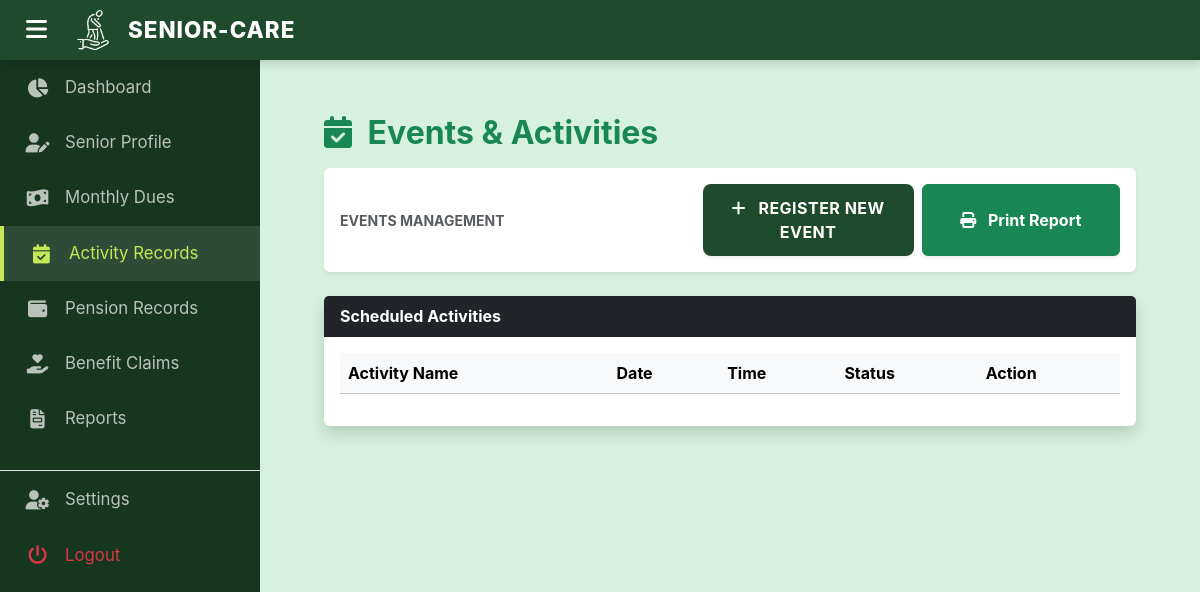
The app's page /admin/activity.php (signed in), older data.
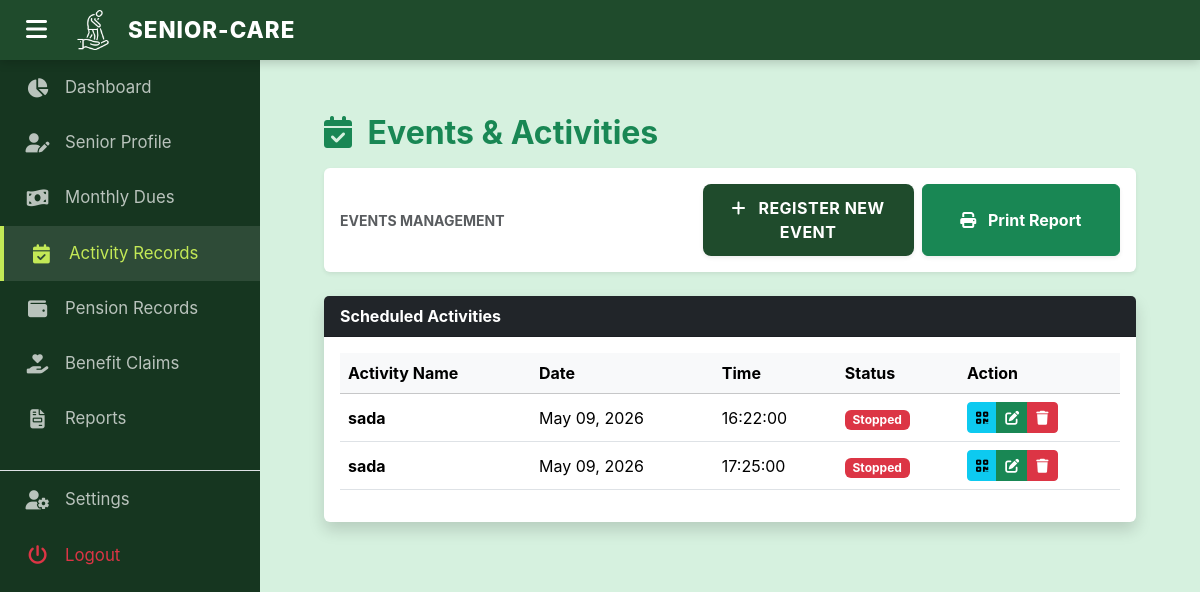
The same page, newer data.
### tables this page shows
CREATE TABLE `activities` (
  `ActivityID` int(11) NOT NULL,
  `ActivityName` varchar(255) NOT NULL,
  `ActivityDate` date NOT NULL,
  `ActivityTimeStart` time NOT NULL,
  `ActivityStatus` varchar(20) DEFAULT 'Active'
);

### admin/activity.php (the view, shortened to what this page needs)
<?php include('includes/session.php'); ?>
<!DOCTYPE html>
<html lang="en">
<head>
    <link href="https://cdn.jsdelivr.net/npm/simple-datatables@7.1.2/dist/style.min.css" rel="stylesheet" />
    <link href="https://cdn.jsdelivr.net/npm/bootstrap@5.3.3/dist/css/bootstrap.min.css" rel="stylesheet">
    <link rel="stylesheet" href="https://cdnjs.cloudflare.com/ajax/libs/font-awesome/6.4.0/css/all.min.css">
    <link href="css/style.css" rel="stylesheet" />
</head>
<body class="sb-nav-fixed">
    <?php include('includes/header.php'); ?>
    <?php include('includes/sidebar.php'); ?>
    <main id="main-content">
        <div class="container-fluid px-4">
            <h2 class="mt-4 fw-bold text-success"><i class="fa fa-calendar-check me-2"></i> Events & Activities</h2>
            <div class="card mb-4 border-0 shadow-sm mt-3">
                <div class="card-body">
                    <div class="d-flex flex-column flex-md-row justify-content-between align-items-md-center gap-2">
                        <span class="text-muted small fw-bold mb-2 mb-md-0 text-center text-md-start">EVENTS MANAGEMENT</span>
                        <div class="d-flex flex-column flex-sm-row gap-2">
                            <button type="button" class="btn btn-forest shadow-sm w-100" data-bs-toggle="modal" data-bs-target="#addActivityModal">
                                <i class="fa fa-plus me-2"></i> Register New Event
                            </button>
                            <button onclick="printTable()" class="btn btn-success fw-bold shadow-sm w-100">
                                <i class="fa fa-print me-2"></i> Print Report
                            </button>
                        </div>
                    </div>
                </div>
            </div>
            <div class="card mb-4 shadow border-0">
                <div class="card-header bg-dark text-white fw-bold">Scheduled Activities</div>
                <div class="card-body">
                    <div class="table-responsive">
                        <table id="datatablesSimple" class="table table-hover align-middle">
                            <thead class="table-light">
                                <tr>
                                    <th>Activity Name</th>
                                    <th>Date</th>
                                    <th>Time</th>
                                    <th>Status</th>
                                    <th>Action</th>
                                </tr>
                            </thead>
                            <tbody>
                                <?php
                                $query = mysqli_query($conn, "SELECT * FROM activities ORDER BY ActivityDate DESC");
                                while ($display = mysqli_fetch_array($query)) {
                                    $aid = $display['ActivityID'];
                                ?>
                                <tr>
                                    <td class="fw-bold"><?php echo $display['ActivityName']; ?></td>
                                    <td><?php echo date("M d, Y", strtotime($display['ActivityDate'])); ?></td>
                                    <td><?php echo $display['ActivityTimeStart'] ? $display['ActivityTimeStart'] : '—'; ?></td>
                                    <td>
                                        <span class="badge <?php echo ($display['ActivityStatus'] == 'Active') ? 'bg-success' : 'bg-danger'; ?>">
                                            <?php echo $display['ActivityStatus']; ?>
                                        </span>
                                    </td>
                                    <td>
                                        <div class="btn-group">
                                            <a href="activity_attendance.php?id=<?php echo $aid; ?>" class="btn btn-sm btn-info">
                                                <i class="fa fa-qrcode"></i>
                                            </a>
                                            <button class="btn btn-sm btn-success" data-bs-toggle="modal" data-bs-target="#edit_activity_<?php echo $aid; ?>">
                                                <i class="fa fa-edit"></i>
                                            </button>
                                            <button class="btn btn-sm btn-danger" data-bs-toggle="modal" data-bs-target="#del_activity_<?php echo $aid; ?>">
                                                <i class="fa fa-trash"></i>
                                            </button>
                                        </div>
                                    </td>
                                </tr>
                                <?php } ?>
                            </tbody>
                        </table>
                    </div>
                </div>
            </div>
        </div>
    </main>
</body>
</html>

### admin/includes/header.php (shortened to what this page needs)
<header id="topbar">
    <button id="hamburger-btn" onclick="toggleSidebar()">
        <i class="fa-solid fa-bars"></i>
    </button>
    <div class="brand">
        <img src="../care.png" class="brand-img">
        SENIOR-CARE
    </div>
</header>

### admin/includes/sidebar.php
<nav id="sidebar">
    <div class="nav flex-column">
        <a href="dashboard.php" class="nav-link"><i class="fa-solid fa-chart-pie"></i> <span>Dashboard</span></a>
        <a href="profiling.php" class="nav-link"><i class="fa-solid fa-user-pen"></i> <span>Senior Profile</span></a>
        <a href="monthly_dues.php" class="nav-link"><i class="fa-solid fa-money-bill-wave"></i> <span>Monthly Dues</span></a>
        <a href="activity.php" class="nav-link"><i class="fa-solid fa-calendar-check"></i> <span>Activity Records</span></a>
        <a href="pension.php" class="nav-link"><i class="fa-solid fa-wallet"></i> <span>Pension Records</span></a>
        <a href="benefits.php" class="nav-link"><i class="fa-solid fa-hand-holding-heart"></i> <span>Benefit Claims</span></a>
        <a href="reports.php" class="nav-link"><i class="fa-solid fa-file-invoice"></i> <span>Reports</span></a>
        <a href="settings.php" class="nav-link mt-4 border-top pt-3"><i class="fa-solid fa-user-gear"></i> <span>Settings</span></a>
        <a href="logout.php" class="nav-link text-danger"><i class="fa-solid fa-power-off"></i> <span>Logout</span></a>
    </div>
</nav>

### admin/css/style.css (style rules this page uses)
:root { --forest-deep: #1F4B2C; --sidebar-dark: #163620; --accent-mint: #91EAAF; --lime-highlight: #C3E956; --bg-pale: #D6F1DF; --header-height: 60px; --sidebar-width: 260px; --sidebar-collapsed-width: 70px; --transition-speed: 0.3s; }
body { font-family: 'Inter', sans-serif; margin: 0; background-color: var(--bg-pale); overflow-x: hidden; color: #333; }
#topbar { position: fixed; top: 0; left: 0; right: 0; height: var(--header-height); background: var(--forest-deep); display: flex; align-items: center; padding: 0 20px; z-index: 1050; color: white; box-shadow: 0 2px 10px rgba(0,0,0,0.2); }
#hamburger-btn { background: transparent; border: none; color: white; font-size: 1.5rem; cursor: pointer; margin-right: 20px; transition: opacity 0.2s; }
.brand { display: flex; align-items: center; font-weight: 800; font-size: 1.4rem; letter-spacing: 1px; }
.brand-img { height: 40px; margin-right: 15px; filter: brightness(0) invert(1); }
#sidebar { width: var(--sidebar-width); height: 100vh; position: fixed; left: 0; top: 0; background: var(--sidebar-dark); padding-top: var(--header-height); z-index: 1000; transition: width var(--transition-speed) ease; overflow-x: hidden; overflow-y: auto; }
#sidebar .nav-link { color: rgba(255,255,255,0.7); padding: 15px 25px; display: flex; align-items: center; text-decoration: none; font-size: 1.05rem; white-space: nowrap; transition: background 0.2s, color 0.2s; }
#sidebar .nav-link i { margin-right: 15px; width: 25px; text-align: center; font-size: 1.2rem; flex-shrink: 0; }
#sidebar .nav-link.active { color: var(--lime-highlight); background: rgba(255,255,255,0.1); border-left: 4px solid var(--lime-highlight); }
#main-content { margin-top: var(--header-height); margin-left: var(--sidebar-width); padding: 30px 40px; min-height: calc(100vh - var(--header-height)); transition: margin-left var(--transition-speed) ease; }
.btn-forest { background-color: var(--forest-deep); color: white !important; font-weight: 700; border: none; border-radius: 8px; padding: 12px 24px; transition: all 0.3s ease; text-transform: uppercase; letter-spacing: 0.5px; }
.table-responsive { display: block; width: 100%; overflow-x: auto; -webkit-overflow-scrolling: touch; }

Row changes from the older to the newer data that the page shows:
added activities: ActivityName "sada", ActivityDate "May 09, 2026", ActivityTimeStart "16:22:00", ActivityStatus "Stopped"
added activities: ActivityName "sada", ActivityDate "May 09, 2026", ActivityTimeStart "17:25:00", ActivityStatus "Stopped"
